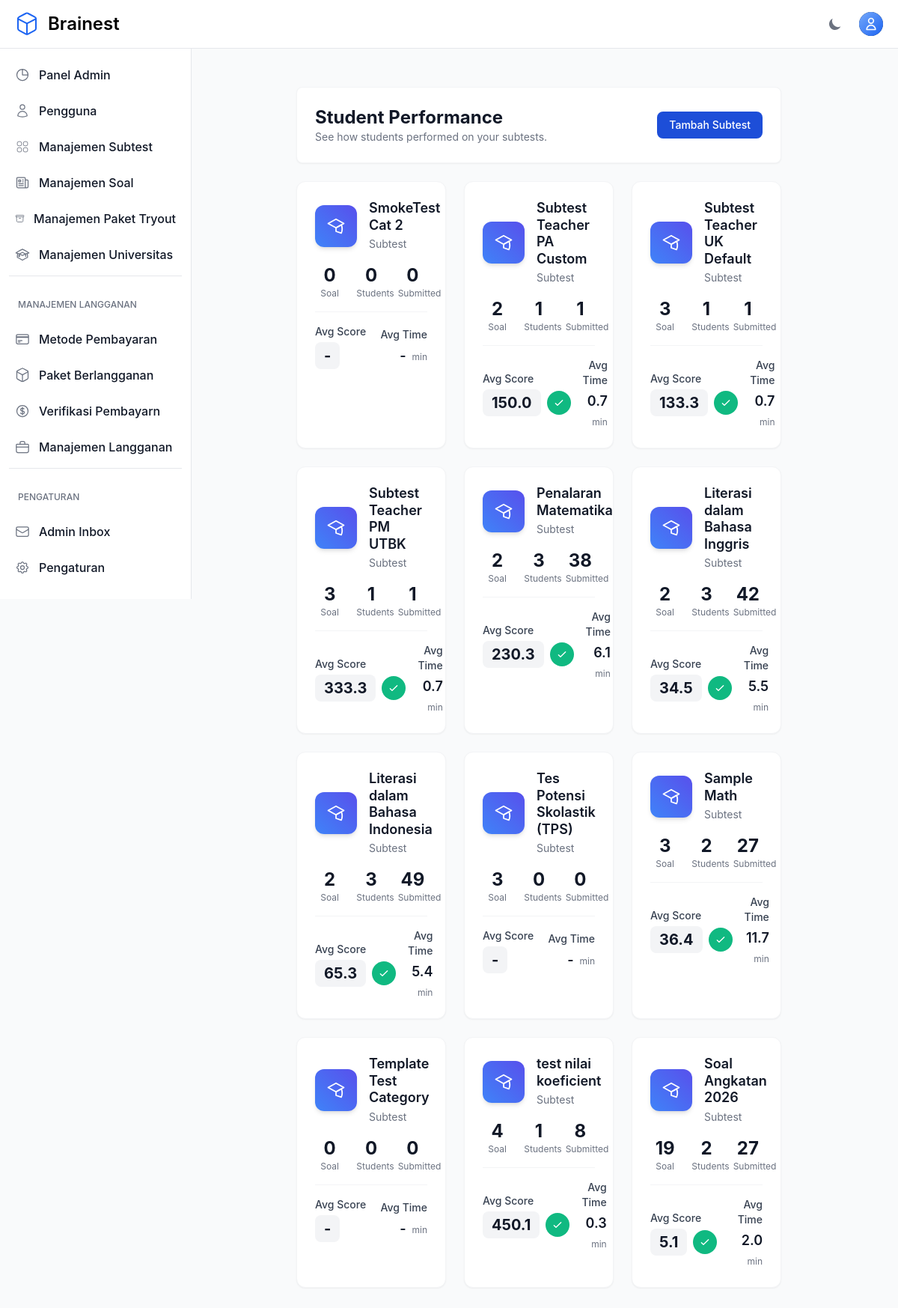
/teacher/students/ (signed in), run on the app's committed database.
### otosapp/models.py (models this page shows, shortened)
class Category(models.Model):
    SCORING_METHODS = [
        ('default', 'Default (100/jumlah soal)'),
        ('custom', 'Custom (nilai per soal)'),
        ('utbk', 'UTBK (difficulty-based)'),
    ]
    category_name = models.CharField(max_length=200)
    time_limit = models.IntegerField(default=60, help_text="Time limit in minutes (default: 60 minutes)")
    scoring_method = models.CharField(max_length=10, choices=SCORING_METHODS, default='default')
    passing_score = models.FloatField(default=75.0, help_text="Minimum score required to pass (0-100)")
    created_by = models.ForeignKey(
        User,
        on_delete=models.SET_NULL,
        null=True,
        blank=True,
        related_name='categories_created',
        help_text='Teacher who created this category'
    )
    teachers = models.ManyToManyField(
        User,
        related_name='teaching_categories',
        blank=True,
        help_text='Additional teachers assigned to this category'
    )
    def get_question_count(self):
        return self.question_set.count()
    def get_test_statistics(self):
        completed_tests = Test.objects.filter(
            categories=self,
            is_submitted=True
        )
        if not completed_tests.exists():
            return {
                'total_tests': 0,
                'total_students': 0,
                'passed_tests': 0,
                'failed_tests': 0,
                'pass_rate': None,
                'average_score': None
            }
        total_tests = completed_tests.count()
        total_students = completed_tests.values('student').distinct().count()
        passed_tests = completed_tests.filter(score__gte=self.passing_score).count()
        failed_tests = total_tests - passed_tests
        pass_rate = round((passed_tests / total_tests) * 100, 1)
        total_score = 0
        for test in completed_tests:
            if test.tryout_package:
                pkg_cat = test.tryout_package.tryoutpackagecategory_set.filter(category=self).first()
                category_answers = test.answers.filter(question__category=self)
                if category_answers.exists():
                    correct_answers = category_answers.filter(selected_choice__is_correct=True).count()
                    total_questions = category_answers.count()
                    category_score_percentage = (correct_answers / total_questions) if total_questions else 0
                    category_contribution = category_score_percentage * pkg_cat.max_score
                    total_score += category_contribution
                else:
                    total_score += 0
            else:
                total_score += test.score
        average_score = round(total_score / total_tests, 1)
        durations_seconds = []
        for t in completed_tests:
            if t.start_time and t.end_time:
                try:
                    delta = t.end_time - t.start_time
                    seconds = delta.total_seconds()
                    if seconds and seconds > 0:
                        durations_seconds.append(seconds)
                except Exception:
                    continue
        average_completion_minutes = None
        if durations_seconds:
            average_completion_minutes = round((sum(durations_seconds) / len(durations_seconds)) / 60, 1)
        return {
            'total_tests': total_tests,
            'total_students': total_students,
            'passed_tests': passed_tests,
            'failed_tests': failed_tests,
            'pass_rate': pass_rate,
            'average_score': average_score,
            'average_completion_minutes': average_completion_minutes
        }

### otosapp/views.py (the view)
# urls.py: path('teacher/students/', views.teacher_student_list, name='teacher_student_list'),
@login_required
@admin_or_teacher_required
def teacher_student_list(request):
    if request.user.is_admin():
        categories = Category.objects.all().order_by('-id')
    else:
        categories = Category.objects.filter(created_by=request.user).order_by('-id')
    for cat in categories:
        stats = cat.get_test_statistics()
        cat.total_students = stats['total_students']
        cat.total_tests = stats['total_tests']
        cat.avg_score = stats['average_score']
        cat.avg_completion_minutes = stats.get('average_completion_minutes')
        cat.has_avg_score = stats.get('average_score') is not None
    return render(request, 'teacher/student_performance.html', {'categories': categories})

### otosapp/context_processors.py (called while the page is built)
def sidebar_context(request):
    context = {}
    if request.user.is_authenticated and (request.user.is_superuser or request.user.is_admin()):
        pending_payments_count = PaymentProof.objects.filter(status='pending').count()
        context['pending_payments_count'] = pending_payments_count
    return context

### otosapp/models.py (called while the page is built)
    def is_admin(self):
        return self.role and self.role.role_name == 'Admin'

### otosapp/templates/teacher/student_performance.html (shortened to what this page needs)
{% extends 'base.html' %}
{% block content %}
<section class="bg-gray-50 dark:bg-gray-900 p-3 sm:p-5 antialiased">
  <div class="mx-auto max-w-5xl px-4 sm:px-6 lg:px-8">
    <div class="bg-white dark:bg-gray-800 relative shadow-sm sm:rounded-lg overflow-hidden mb-6 border border-gray-100 dark:border-gray-700">
      <div class="p-6 flex items-center justify-between">
        <div>
          <h1 class="text-2xl font-bold text-gray-900 dark:text-white">Student Performance</h1>
          <p class="text-sm text-gray-500 dark:text-gray-400">See how students performed on your subtests.</p>
        </div>
        <div>
          <a href="{% url 'teacher_category_create' %}" class="inline-flex items-center px-4 py-2 text-sm font-medium text-white bg-primary-700 rounded-lg hover:bg-primary-800">Tambah Subtest</a>
        </div>
      </div>
    </div>
    <div class="grid grid-cols-1 sm:grid-cols-2 lg:grid-cols-3 gap-6">
      {% for cat in categories %}
  <div class="bg-white dark:bg-gray-800 rounded-xl shadow-sm border border-gray-100 dark:border-gray-700 hover:shadow-2xl transform transition-transform duration-200 hover:-translate-y-1 group">
        <a href="{% url 'teacher_view_student_scores' cat.id %}" class="block p-6">
          <div class="flex items-center gap-4 mb-4">
            <div class="w-14 h-14 rounded-xl bg-gradient-to-tr from-blue-500 to-indigo-600 text-white flex items-center justify-center shadow-md group-hover:scale-105 transition-transform">
            </div>
            <div class="flex-1 min-w-0">
              <h3 class="text-lg font-semibold text-gray-900 dark:text-white leading-tight">{{ cat.category_name }}</h3>
              <p class="text-sm text-gray-500 dark:text-gray-400 mt-1">Subtest</p>
            </div>
          </div>
          <div class="grid grid-cols-3 gap-4 mb-4">
            <div class="text-center">
              <div class="text-2xl font-bold text-gray-900 dark:text-white">{{ cat.get_question_count }}</div>
              <div class="text-xs text-gray-500 dark:text-gray-400">Soal</div>
            </div>
            <div class="text-center">
              <div class="text-2xl font-bold text-gray-900 dark:text-white">{{ cat.total_students }}</div>
              <div class="text-xs text-gray-500 dark:text-gray-400">Students</div>
            </div>
            <div class="text-center">
              <div class="text-2xl font-bold text-gray-900 dark:text-white">{{ cat.total_tests }}</div>
              <div class="text-xs text-gray-500 dark:text-gray-400">Submitted</div>
            </div>
          </div>
          <div class="border-t border-gray-100 dark:border-gray-700 pt-4">
            <div class="flex items-center justify-between space-x-4">
              <div class="flex-1">
                <div class="text-sm font-medium text-gray-700 dark:text-gray-300">Avg Score</div>
                <div class="mt-1 inline-flex items-center">
                  <div class="px-3 py-1 rounded-lg bg-gray-100 dark:bg-gray-700">
                    <span class="text-xl font-bold text-gray-900 dark:text-white">{{ cat.avg_score|default_if_none:'-' }}</span>
                  </div>
                  {% if cat.has_avg_score %}
                  <div class="ml-2 w-8 h-8 rounded-full bg-emerald-500 flex items-center justify-center">
                    <svg xmlns="http://www.w3.org/2000/svg" class="w-4 h-4 text-white" viewBox="0 0 24 24" fill="none" stroke="currentColor">
                      <path stroke-linecap="round" stroke-linejoin="round" stroke-width="2" d="M5 13l4 4L19 7" />
                    </svg>
                  </div>
                  {% endif %}
                </div>
              </div>
              <div class="flex-0 text-right">
                <div class="text-sm font-medium text-gray-700 dark:text-gray-300">Avg Time</div>
                <div class="mt-1">
                  <span class="text-lg font-semibold text-gray-900 dark:text-white">{{ cat.avg_completion_minutes|default_if_none:'-' }}</span>
                  <span class="text-xs text-gray-500 dark:text-gray-400">&nbsp;min</span>
                </div>
              </div>
            </div>
          </div>
        </a>
      </div>
      {% empty %}
      <div class="col-span-full p-6 bg-white dark:bg-gray-800 rounded-lg shadow">
        <p class="text-gray-600 dark:text-gray-300">You have not created any subtests yet. Create one from Manage Subtest.</p>
      </div>
      {% endfor %}
    </div>
  </div>
</section>
{% endblock %}

### data on the page
Category: category_name "SmokeTest Cat 2", get_question_count "0", total_students "0", total_tests "0", avg_score "-", avg_completion_minutes "-"
Category: category_name "Subtest Teacher PA Custom", get_question_count "2", total_students "1", total_tests "1", avg_score "150.0", avg_completion_minutes "0.7"
Category: category_name "Subtest Teacher UK Default", get_question_count "3", total_students "1", total_tests "1", avg_score "133.3", avg_completion_minutes "0.7"
Category: category_name "Subtest Teacher PM UTBK", get_question_count "3", total_students "1", total_tests "1", avg_score "333.3", avg_completion_minutes "0.7"
Category: category_name "Penalaran Matematika", get_question_count "2", total_students "3", total_tests "38", avg_score "230.3", avg_completion_minutes "6.1"
Category: category_name "Literasi dalam Bahasa Inggris", get_question_count "2", total_students "3", total_tests "42", avg_score "34.5", avg_completion_minutes "5.5"
Category: category_name "Literasi dalam Bahasa Indonesia", get_question_count "2", total_students "3", total_tests "49", avg_score "65.3", avg_completion_minutes "5.4"
Category: category_name "Tes Potensi Skolastik (TPS)", get_question_count "3", total_students "0", total_tests "0", avg_score "-", avg_completion_minutes "-"
Category: category_name "Sample Math", get_question_count "3", total_students "2", total_tests "27", avg_score "36.4", avg_completion_minutes "11.7"
Category: category_name "Template Test Category", get_question_count "0", total_students "0", total_tests "0", avg_score "-", avg_completion_minutes "-"
Category: category_name "test nilai koeficient", get_question_count "4", total_students "1", total_tests "8", avg_score "450.1", avg_completion_minutes "0.3"
Category: category_name "Soal Angkatan 2026", get_question_count "19", total_students "2", total_tests "27", avg_score "5.1", avg_completion_minutes "2.0"
